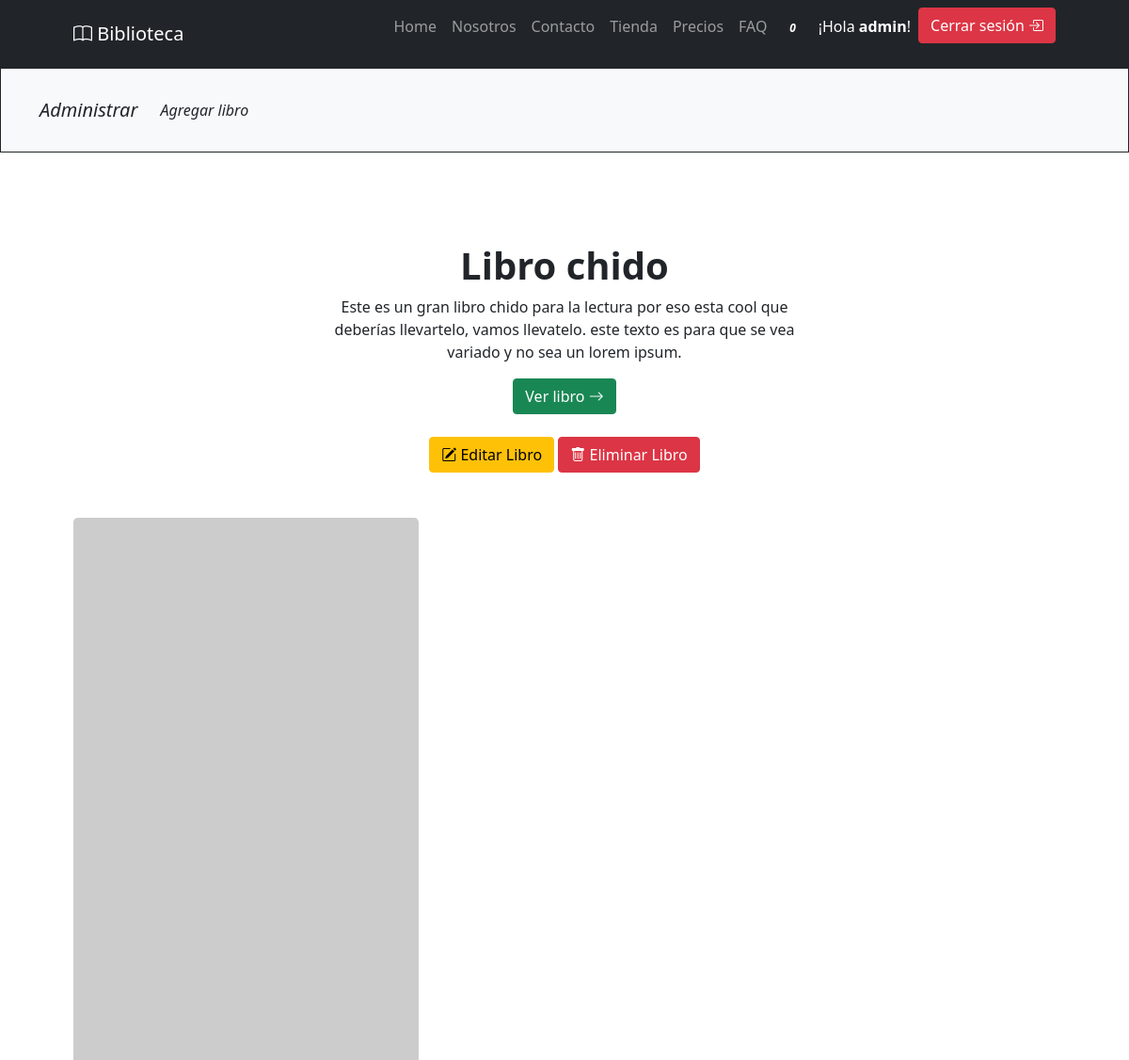
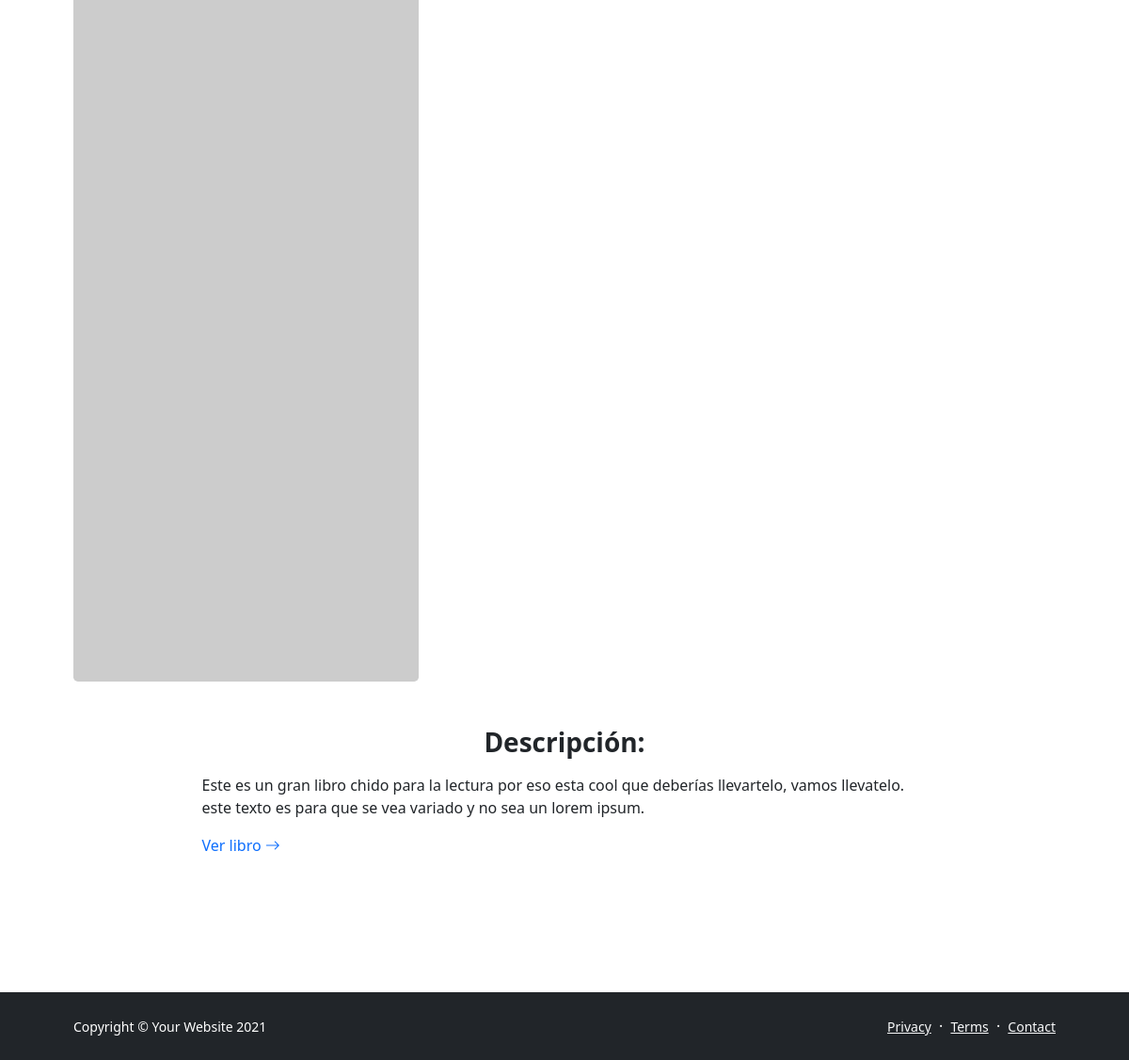
Screenshot of /store/libro/5 (signed in) with the database file from the repository (2 pictures, top to bottom).
### store/models.py (models this page shows, shortened)
class Store(models.Model):
    title = models.CharField(max_length=200, verbose_name="Título")
    description = RichTextField(verbose_name="Descripción")
    book = models.FileField(verbose_name="Archivo", upload_to="store")
    price = models.IntegerField(verbose_name="Precio")
    created = models.DateTimeField(auto_now_add=True, verbose_name="Fecha de creación")
    updated = models.DateTimeField(auto_now=True, verbose_name="Fecha de edición")
    class Meta:
        verbose_name = "Libro"
        verbose_name_plural = "Libros"
        ordering = ["-created"]

### store/views.py (the view)
# urls.py: path('libro/<int:pk>', storeDetailView.as_view(), name="libro"),
class storeDetailView(DetailView):
    model = Store

### store/templates/store/store_detail.html
{% extends 'core/base.html' %}
{% block content %}
{% include 'store/includes/menu_store.html' %}
    <section class="py-5">
        <div class="container px-5 my-5">
            <div class="row gx-5 justify-content-center">
                <div class="col-lg-6">
                    <div class="text-center mb-5">
                        <h1 class="fw-bolder"> {{store.title}} </h1>
                        <p class="lead fw-normal text-muted mb-0">{{store.description|safe|truncatechars:"250"}}</p>
                        <a class="text-decoration-none btn btn-success mb-4" target="_blank" href="{{ store.book.url }}">
                            Ver libro
                            <i class="bi-arrow-right"></i>
                        </a>
                        {% if request.user.is_staff %}
                        <p>
                            <a class="btn btn-warning" href="{% url 'libros:update' store.id %}" role="button"><i class="bi bi-pencil-square"></i> Editar Libro</a>
                            <a class="btn btn-danger" href="{% url 'libros:delete' store.id %}" role="button"><i class="bi bi-trash"></i> Eliminar Libro</a>
                        </p>
                        {% endif %}
                    </div>
                </div>
            </div>
            <div class="row gx-5">
                <div class="col-12"><img class="img-fluid rounded-3 mb-5" src="https://picsum.photos/id/367/1300/700" alt="..." /></div>
            </div>
            <div class="row gx-5 justify-content-center">
                <div class="col-lg-9">
                    <h3 class="fw-bolder text-center">Descripción: </h3>
                    <div class="mb-5">
                        <p class="lead fw-normal text-muted">{{store.description|safe}}</p>
                        <a class="text-decoration-none" target="_blank" href="{{ store.book.url }}">
                            Ver libro
                            <i class="bi-arrow-right"></i>
                        </a>
                    </div>
                </div>
            </div>
        </div>
    </section>
{% endblock %}

### core/templates/core/base.html (shortened to what this page needs)
{% load static %}
<!DOCTYPE html>
<html lang="en">
<head>
    <link href="https://cdn.jsdelivr.net/npm/bootstrap-icons@1.5.0/font/bootstrap-icons.css" rel="stylesheet" />
    <link href="{% static 'core/css/styles.css' %}" rel="stylesheet" />
</head>
<body class="d-flex flex-column h-100">
    <main class="flex-shrink-0">
        <nav class="navbar navbar-expand-lg navbar-dark bg-dark">
            <div class="container px-5">
                <a class="navbar-brand" href="{% url 'home' %}"><i class="bi bi-book"></i> Biblioteca</a>
                <div class="collapse navbar-collapse" id="navbarSupportedContent">
                    <ul class="navbar-nav ms-auto mb-2 mb-lg-0">
                        <li class="nav-item"><a class="nav-link" href="{% url 'home' %}">Home</a></li>
                        <li class="nav-item"><a class="nav-link" href="{% url 'about' %}">Nosotros</a></li>
                        <li class="nav-item"><a class="nav-link" href="{% url 'contact' %}">Contacto</a></li>
                        <li class="nav-item"><a class="nav-link" href="{% url 'libros:libros' %}">Tienda</a></li>
                        <li class="nav-item"><a class="nav-link" href="{% url 'pricing' %}">Precios</a></li>
                        <li class="nav-item"><a class="nav-link" href="{% url 'faq' %}">FAQ</a></li>
                        <li>
                            <a href="#" onclick="realizaPedido();" class="nav-link text-secondary">
                                <i class="fas fa-shopping-cart"> <span id="cart-badge"
                                        class="badge badge-danger">0</span> </i>
                            </a>
                        </li>
                        {% if not request.user.is_authenticated %}
                        <li class="nav-item">
                            <a type="button" class="btn btn-success mx-2" href="{% url 'login' %}">Acceder <i class="bi bi-unlock-fill"></i></a>
                        </li>
                        <li class="nav-item">
                            <a type="button" class="btn btn-light" href="{% url 'signup' %}">¡Registrate! <i class="bi bi-person-plus-fill"></i></a>
                        </li>
                        {% else %}
                        <li class="nav-item">
                            <p class="nav-link text-white">¡Hola <b>{{request.user.username}}</b>!</p>
                        </li>
                        <li class="nav-item">
                            <a type="button" class="btn btn-danger" href="{% url 'logout' %}">Cerrar sesión <i class="bi bi-box-arrow-in-right"></i></a>
                        </li>
                        {% endif %}
                    </ul>
                </div>
            </div>
        </nav>
        {% block content %}
        {% endblock %}
    </main>
    <footer class="bg-dark py-4 mt-auto">
        <div class="container px-5">
            <div class="row align-items-center justify-content-between flex-column flex-sm-row">
                <div class="col-auto">
                    <div class="small m-0 text-white">Copyright &copy; Your Website 2021</div>
                </div>
                <div class="col-auto">
                    <a class="link-light small" href="#!">Privacy</a>
                    <span class="text-white mx-1">&middot;</span>
                    <a class="link-light small" href="#!">Terms</a>
                    <span class="text-white mx-1">&middot;</span>
                    <a class="link-light small" href="#!">Contact</a>
                </div>
            </div>
        </div>
    </footer>
</body>
</html>

### rows the page displays
Store: title "Libro chido", description "Este es un gran libro chido para la lectura por eso esta cool que deberías llevartelo, vamos llevatelo. este texto es para que se vea variado y no sea un lorem ipsum."

### other values shown
{{ request.user.username }} "admin"
